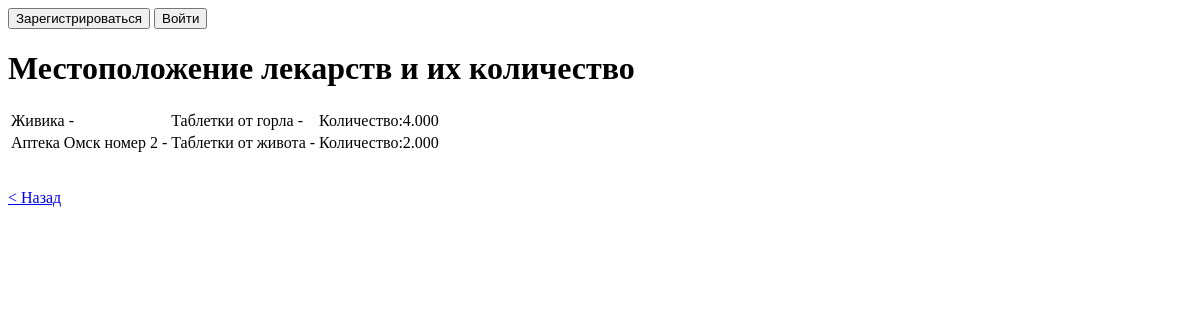
Before: /place/ with the older database file.
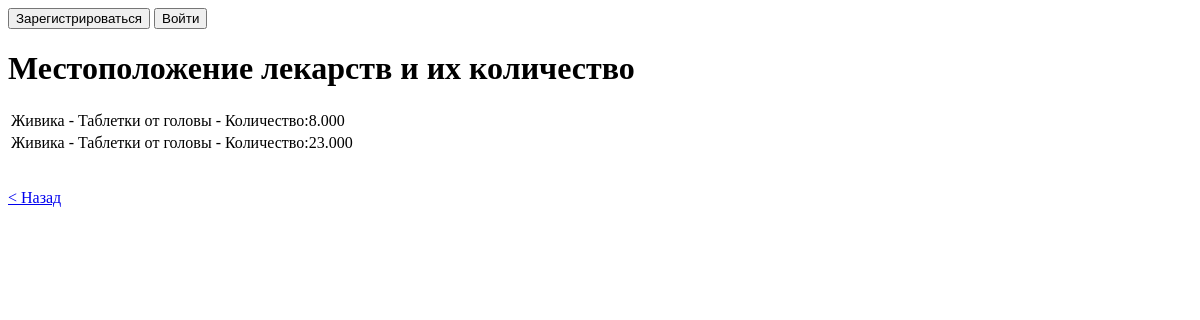
After: the same page with the newer database file.
### mainapp/models.py (models this page shows, shortened)
class Place(models.Model):
    pharmacy = models.ForeignKey(Pharmacy, on_delete=models.CASCADE)
    cure = models.ForeignKey(Cure, on_delete=models.CASCADE)
    quantity = models.DecimalField(max_digits=6, decimal_places=3)

class Pharmacy(models.Model):
    name = models.CharField(max_length=50)
    street = models.ForeignKey(Street, on_delete=models.SET_NULL, null=True)
    cures = models.ManyToManyField(Cure,through='Place')
    def __str__(self):
        return self.name

class Cure(models.Model):
    name = models.CharField(max_length=50)
    pharmacies = models.ManyToManyField('Pharmacy', through='Place')

### mainapp/views.py (the view)
# urls.py: path("place/", views.place, name='place'),
def place(request):
    template = loader.get_template('place.html')
    context = {
        'place' : Place.objects.all(),
        'title': 'Список количества лекарства',
        'power_user': request.user.groups.filter(name='admin').exists()
    }
    return HttpResponse(template.render(context, request))

### mainapp/templates/place.html (shortened to what this page needs)
{% extends 'base.html' %}
{% block page_title %}
    <h1> Местоположение лекарств и их количество </h1>
{% endblock %}
{% block page_content %}
    <table>
        {% for p in place %}
            <tr>
                <td>{{p.pharmacy}} - </td>
                <td>{{p.cure.name}} - </td>
                <td>Количество:{{p.quantity}} </td>
            </tr>
        {% endfor %}
    </table>
    <br>
<p><a href="{% url 'index' %}"> < Назад </a> </p>
{% endblock %}

Changed rows visible on the page:
removed Place: pharmacy "Живика", cure.name "Таблетки от горла", quantity "4.000"
removed Place: pharmacy "Аптека Омск номер 2", cure.name "Таблетки от живота", quantity "2.000"
added Place: pharmacy "Живика", cure.name "Таблетки от головы", quantity "8.000"
added Place: pharmacy "Живика", cure.name "Таблетки от головы", quantity "23.000"
